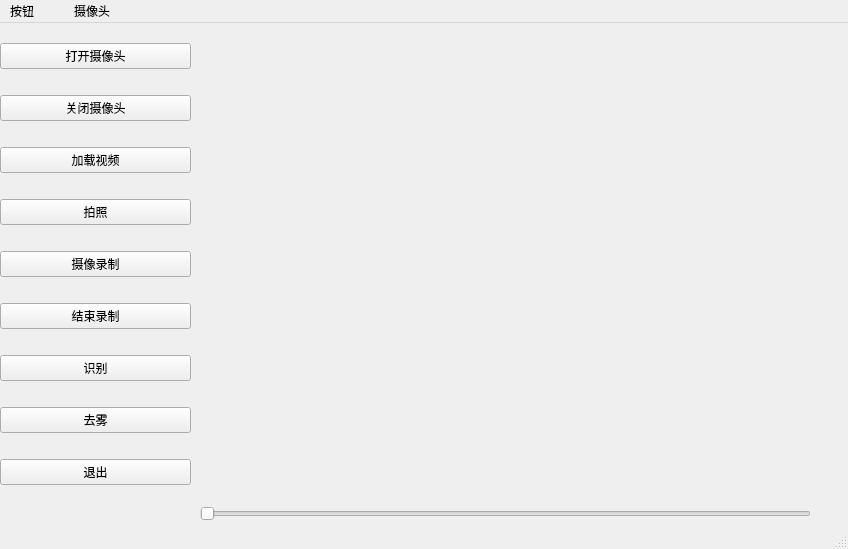
<?xml version="1.0" encoding="UTF-8"?>
<ui version="4.0">
 <class>MainWindow</class>
 <widget class="QMainWindow" name="MainWindow">
  <property name="geometry">
   <rect>
    <x>0</x>
    <y>0</y>
    <width>848</width>
    <height>549</height>
   </rect>
  </property>
  <property name="windowTitle">
   <string>MainWindow</string>
  </property>
  <widget class="QWidget" name="centralwidget">
   <widget class="QLabel" name="label">
    <property name="geometry">
     <rect>
      <x>200</x>
      <y>0</y>
      <width>640</width>
      <height>480</height>
     </rect>
    </property>
    <property name="text">
     <string/>
    </property>
   </widget>
   <widget class="QWidget" name="verticalLayoutWidget">
    <property name="geometry">
     <rect>
      <x>0</x>
      <y>0</y>
      <width>191</width>
      <height>491</height>
     </rect>
    </property>
    <layout class="QVBoxLayout" name="verticalLayout">
     <item>
      <widget class="QPushButton" name="start_Button">
       <property name="text">
        <string>打开摄像头</string>
       </property>
      </widget>
     </item>
     <item>
      <widget class="QPushButton" name="stop_Button">
       <property name="text">
        <string>关闭摄像头</string>
       </property>
      </widget>
     </item>
     <item>
      <widget class="QPushButton" name="load_button">
       <property name="text">
        <string>加载视频</string>
       </property>
      </widget>
     </item>
     <item>
      <widget class="QPushButton" name="capture_button">
       <property name="text">
        <string>拍照</string>
       </property>
      </widget>
     </item>
     <item>
      <widget class="QPushButton" name="record_button">
       <property name="text">
        <string>摄像录制</string>
       </property>
      </widget>
     </item>
     <item>
      <widget class="QPushButton" name="stop_record_button">
       <property name="text">
        <string>结束录制</string>
       </property>
      </widget>
     </item>
     <item>
      <widget class="QPushButton" name="detect_button">
       <property name="text">
        <string>识别</string>
       </property>
      </widget>
     </item>
     <item>
      <widget class="QPushButton" name="detect_button_2">
       <property name="text">
        <string>去雾</string>
       </property>
      </widget>
     </item>
     <item>
      <widget class="QPushButton" name="exit_button">
       <property name="sizePolicy">
        <sizepolicy hsizetype="Minimum" vsizetype="Fixed">
         <horstretch>0</horstretch>
         <verstretch>0</verstretch>
        </sizepolicy>
       </property>
       <property name="text">
        <string>退出</string>
       </property>
      </widget>
     </item>
    </layout>
   </widget>
   <widget class="QSlider" name="horizontalSlider">
    <property name="geometry">
     <rect>
      <x>200</x>
      <y>480</y>
      <width>611</width>
      <height>21</height>
     </rect>
    </property>
    <property name="orientation">
     <enum>Qt::Horizontal</enum>
    </property>
   </widget>
  </widget>
  <widget class="QMenuBar" name="menubar">
   <property name="geometry">
    <rect>
     <x>0</x>
     <y>0</y>
     <width>848</width>
     <height>22</height>
    </rect>
   </property>
   <widget class="QMenu" name="menu">
    <property name="title">
     <string>按钮</string>
    </property>
   </widget>
   <widget class="QMenu" name="menu_2">
    <property name="title">
     <string/>
    </property>
   </widget>
   <widget class="QMenu" name="menu_3">
    <property name="title">
     <string/>
    </property>
   </widget>
   <widget class="QMenu" name="menu_4">
    <property name="title">
     <string>摄像头</string>
    </property>
   </widget>
   <addaction name="menu"/>
   <addaction name="menu_2"/>
   <addaction name="menu_3"/>
   <addaction name="menu_4"/>
  </widget>
  <widget class="QStatusBar" name="statusbar"/>
 </widget>
 <resources/>
 <connections/>
</ui>
